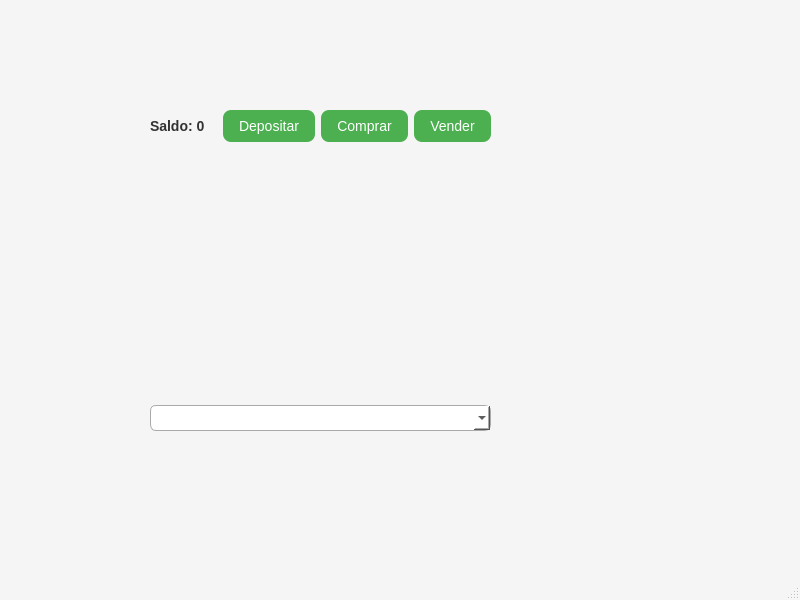
<?xml version="1.0" encoding="UTF-8"?>
<ui version="4.0">
 <class>MainWindow</class>
 <widget class="QMainWindow" name="MainWindow">
  <property name="geometry">
   <rect>
    <x>0</x>
    <y>0</y>
    <width>800</width>
    <height>600</height>
   </rect>
  </property>
  <property name="windowTitle">
   <string>MainWindow</string>
  </property>
  <property name="styleSheet">
   <string notr="true">QMainWindow {
        background-color: #f5f5f5; /* Fondo gris muy claro */
    }

    QLabel {
        font-size: 14px;
        font-weight: bold;
        color: #333;
    }

    QPushButton {
        background-color: #4CAF50;   /* Verde agradable */
        color: white;
        border-radius: 8px;
        padding: 8px 16px;
        font-size: 14px;
    }

    QPushButton:hover {
        background-color: #45a049;  /* Verde más oscuro al pasar el mouse */
    }

    QPushButton:pressed {
        background-color: #3e8e41;
    }

    QComboBox {
        border: 1px solid #aaa;
        border-radius: 6px;
        padding: 4px;
        background-color: white;
    }</string>
  </property>
  <widget class="QWidget" name="centralwidget">
   <widget class="QWidget" name="verticalLayoutWidget">
    <property name="geometry">
     <rect>
      <x>150</x>
      <y>110</y>
      <width>341</width>
      <height>321</height>
     </rect>
    </property>
    <layout class="QVBoxLayout" name="verticalLayout">
     <item>
      <layout class="QHBoxLayout" name="horizontalLayout_3">
       <item>
        <widget class="QLabel" name="saldolbl">
         <property name="text">
          <string>Saldo: 0</string>
         </property>
        </widget>
       </item>
       <item>
        <spacer name="horizontalSpacer">
         <property name="orientation">
          <enum>Qt::Horizontal</enum>
         </property>
         <property name="sizeHint" stdset="0">
          <size>
           <width>40</width>
           <height>20</height>
          </size>
         </property>
        </spacer>
       </item>
       <item>
        <widget class="QPushButton" name="DepositBtn">
         <property name="text">
          <string>Depositar</string>
         </property>
        </widget>
       </item>
       <item>
        <widget class="QPushButton" name="BuyBtn">
         <property name="text">
          <string>Comprar</string>
         </property>
        </widget>
       </item>
       <item>
        <widget class="QPushButton" name="SellBtn">
         <property name="text">
          <string>Vender</string>
         </property>
        </widget>
       </item>
      </layout>
     </item>
     <item>
      <spacer name="verticalSpacer">
       <property name="orientation">
        <enum>Qt::Vertical</enum>
       </property>
       <property name="sizeHint" stdset="0">
        <size>
         <width>20</width>
         <height>40</height>
        </size>
       </property>
      </spacer>
     </item>
     <item>
      <widget class="QComboBox" name="ListComboBox"/>
     </item>
    </layout>
   </widget>
  </widget>
  <widget class="QMenuBar" name="menubar">
   <property name="geometry">
    <rect>
     <x>0</x>
     <y>0</y>
     <width>800</width>
     <height>22</height>
    </rect>
   </property>
  </widget>
  <widget class="QStatusBar" name="statusbar"/>
 </widget>
 <resources/>
 <connections/>
</ui>
